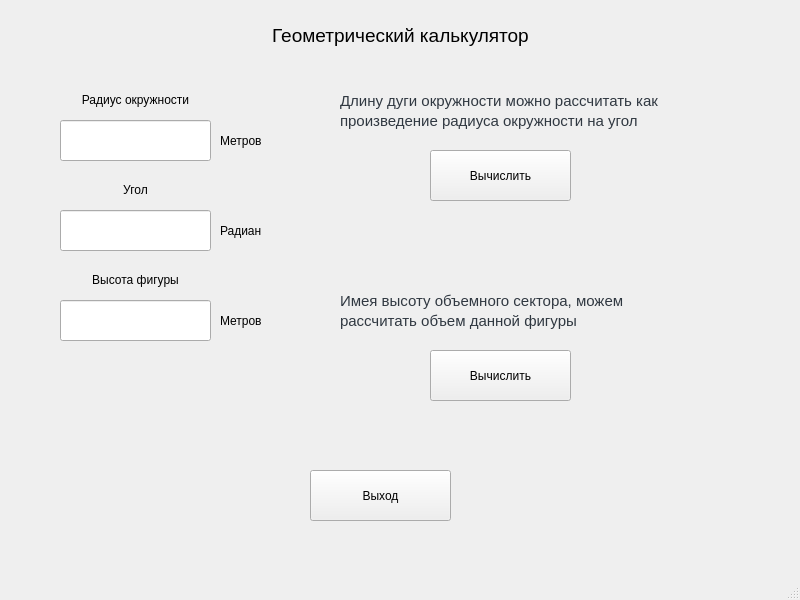
<?xml version="1.0" encoding="UTF-8"?>
<ui version="4.0">
 <class>MainWindow</class>
 <widget class="QMainWindow" name="MainWindow">
  <property name="geometry">
   <rect>
    <x>0</x>
    <y>0</y>
    <width>800</width>
    <height>600</height>
   </rect>
  </property>
  <property name="windowTitle">
   <string>MainWindow</string>
  </property>
  <widget class="QWidget" name="centralwidget">
   <widget class="QLineEdit" name="lineEdit">
    <property name="geometry">
     <rect>
      <x>60</x>
      <y>120</y>
      <width>151</width>
      <height>41</height>
     </rect>
    </property>
   </widget>
   <widget class="QLabel" name="label">
    <property name="geometry">
     <rect>
      <x>60</x>
      <y>90</y>
      <width>151</width>
      <height>20</height>
     </rect>
    </property>
    <property name="text">
     <string>Радиус окружности</string>
    </property>
    <property name="alignment">
     <set>Qt::AlignCenter</set>
    </property>
   </widget>
   <widget class="QLabel" name="label_2">
    <property name="geometry">
     <rect>
      <x>220</x>
      <y>120</y>
      <width>63</width>
      <height>41</height>
     </rect>
    </property>
    <property name="text">
     <string>Метров</string>
    </property>
   </widget>
   <widget class="QLabel" name="label_3">
    <property name="geometry">
     <rect>
      <x>60</x>
      <y>180</y>
      <width>151</width>
      <height>20</height>
     </rect>
    </property>
    <property name="text">
     <string>Угол</string>
    </property>
    <property name="alignment">
     <set>Qt::AlignCenter</set>
    </property>
   </widget>
   <widget class="QLabel" name="label_4">
    <property name="geometry">
     <rect>
      <x>220</x>
      <y>210</y>
      <width>63</width>
      <height>41</height>
     </rect>
    </property>
    <property name="text">
     <string>Радиан</string>
    </property>
   </widget>
   <widget class="QLineEdit" name="lineEdit_2">
    <property name="geometry">
     <rect>
      <x>60</x>
      <y>210</y>
      <width>151</width>
      <height>41</height>
     </rect>
    </property>
   </widget>
   <widget class="QLabel" name="label_5">
    <property name="geometry">
     <rect>
      <x>60</x>
      <y>270</y>
      <width>151</width>
      <height>20</height>
     </rect>
    </property>
    <property name="text">
     <string>Высота фигуры</string>
    </property>
    <property name="alignment">
     <set>Qt::AlignCenter</set>
    </property>
   </widget>
   <widget class="QLabel" name="label_6">
    <property name="geometry">
     <rect>
      <x>220</x>
      <y>300</y>
      <width>63</width>
      <height>41</height>
     </rect>
    </property>
    <property name="text">
     <string>Метров</string>
    </property>
   </widget>
   <widget class="QLineEdit" name="lineEdit_3">
    <property name="geometry">
     <rect>
      <x>60</x>
      <y>300</y>
      <width>151</width>
      <height>41</height>
     </rect>
    </property>
   </widget>
   <widget class="QLabel" name="label_7">
    <property name="geometry">
     <rect>
      <x>180</x>
      <y>10</y>
      <width>441</width>
      <height>51</height>
     </rect>
    </property>
    <property name="font">
     <font>
      <pointsize>14</pointsize>
     </font>
    </property>
    <property name="text">
     <string>Геометрический калькулятор</string>
    </property>
    <property name="alignment">
     <set>Qt::AlignCenter</set>
    </property>
   </widget>
   <widget class="QLabel" name="label_8">
    <property name="geometry">
     <rect>
      <x>340</x>
      <y>100</y>
      <width>471</width>
      <height>41</height>
     </rect>
    </property>
    <property name="font">
     <font>
      <family>Segoe UI</family>
      <pointsize>11</pointsize>
     </font>
    </property>
    <property name="styleSheet">
     <string notr="true">color: rgb(48, 56, 65);
background-color: none;</string>
    </property>
    <property name="text">
     <string>произведение радиуса окружности на угол</string>
    </property>
   </widget>
   <widget class="QLabel" name="label_9">
    <property name="geometry">
     <rect>
      <x>340</x>
      <y>80</y>
      <width>481</width>
      <height>41</height>
     </rect>
    </property>
    <property name="font">
     <font>
      <family>Segoe UI</family>
      <pointsize>11</pointsize>
     </font>
    </property>
    <property name="styleSheet">
     <string notr="true">color: rgb(48, 56, 65);
background-color: none;</string>
    </property>
    <property name="text">
     <string>Длину дуги окружности можно рассчитать как</string>
    </property>
   </widget>
   <widget class="QLabel" name="label_12">
    <property name="geometry">
     <rect>
      <x>340</x>
      <y>300</y>
      <width>471</width>
      <height>41</height>
     </rect>
    </property>
    <property name="font">
     <font>
      <family>Segoe UI</family>
      <pointsize>11</pointsize>
     </font>
    </property>
    <property name="styleSheet">
     <string notr="true">color: rgb(48, 56, 65);
background-color: none;</string>
    </property>
    <property name="text">
     <string>рассчитать объем данной фигуры</string>
    </property>
   </widget>
   <widget class="QLabel" name="label_10">
    <property name="geometry">
     <rect>
      <x>340</x>
      <y>280</y>
      <width>481</width>
      <height>41</height>
     </rect>
    </property>
    <property name="font">
     <font>
      <family>Segoe UI</family>
      <pointsize>11</pointsize>
     </font>
    </property>
    <property name="styleSheet">
     <string notr="true">color: rgb(48, 56, 65);
background-color: none;</string>
    </property>
    <property name="text">
     <string>Имея высоту объемного сектора, можем</string>
    </property>
   </widget>
   <widget class="QPushButton" name="pushButton">
    <property name="geometry">
     <rect>
      <x>430</x>
      <y>150</y>
      <width>141</width>
      <height>51</height>
     </rect>
    </property>
    <property name="text">
     <string>Вычислить</string>
    </property>
   </widget>
   <widget class="QPushButton" name="pushButton_2">
    <property name="geometry">
     <rect>
      <x>430</x>
      <y>350</y>
      <width>141</width>
      <height>51</height>
     </rect>
    </property>
    <property name="text">
     <string>Вычислить</string>
    </property>
   </widget>
   <widget class="QPushButton" name="pushButton_3">
    <property name="geometry">
     <rect>
      <x>310</x>
      <y>470</y>
      <width>141</width>
      <height>51</height>
     </rect>
    </property>
    <property name="text">
     <string>Выход</string>
    </property>
   </widget>
  </widget>
  <widget class="QMenuBar" name="menubar">
   <property name="geometry">
    <rect>
     <x>0</x>
     <y>0</y>
     <width>800</width>
     <height>26</height>
    </rect>
   </property>
  </widget>
  <widget class="QStatusBar" name="statusbar"/>
 </widget>
 <resources/>
 <connections/>
</ui>
